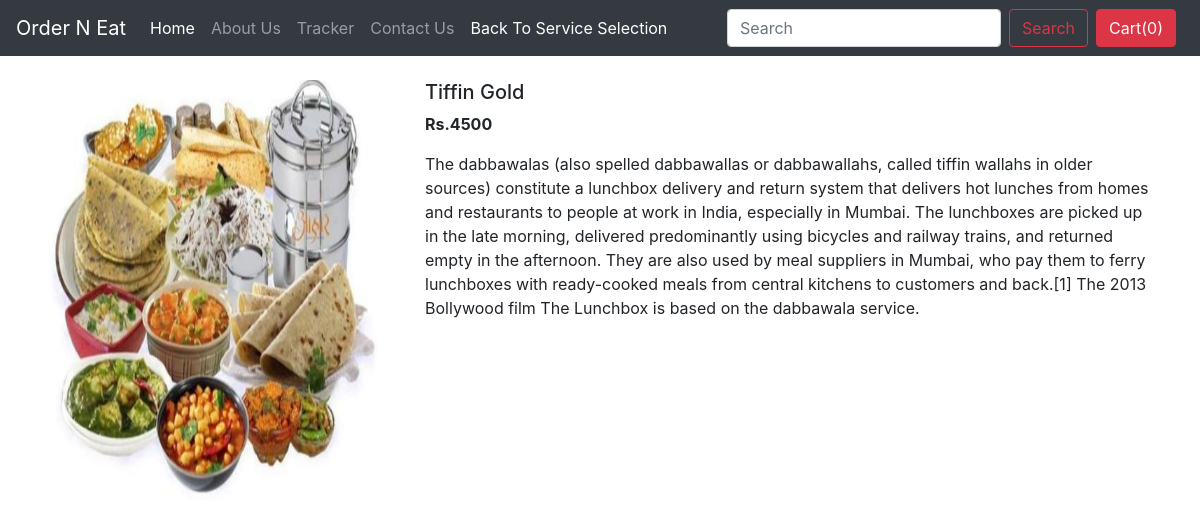
/shop/products/26, run on the app's committed database.
### shop/models.py (models this page shows, shortened)
class Product(models.Model):
    product_id = models.AutoField
    product_name = models.CharField(max_length=50)
    category = models.CharField(max_length=50, default="")
    subcategory = models.CharField(max_length=50, default="")
    price = models.IntegerField(default=0)
    desc = models.CharField(max_length=300)
    pub_date = models.DateField()
    image = models.ImageField(upload_to='shop/images', default="")

### shop/views.py (the view)
# urls.py: path("products/<int:myid>", views.productView, name="ProductView"),
def productView(request, myid):
    product = Product.objects.filter(id=myid)
    return render(request, 'shop/prodView.html', {'product':product[0]})

### shop/templates/shop/prodView.html (shortened to what this page needs)
{% extends 'shop/basic.html' %}
{% block body %}
<div class="container my-4">
    <div class="row">
    <div class="col-md-4">
    <div class="row">
        <img src="/media/{{product.image}}" width="350px" height="420px">
    </div>
    </div>
    <div class="col-md-8">
        <h5>{{product.product_name}}</h5>
        <p><b>Rs.{{product.price}} </b></p>
        <p>{{product.desc}}</p>
    </div>
    </div>
</div>
{% endblock %}

### data on the page
Product: image (picture), product_name "Tiffin Gold", price "4500", desc "The dabbawalas (also spelled dabbawallas or dabbawallahs, called tiffin wallahs in older sources) constitute a lunchbox delivery and return system that delivers hot lunches from homes and restaurants to people at work in India, especially in Mumbai. The lunchboxes are picked up in the late morning, delivered predominantly using bicycles and railway trains, and returned empty in the afternoon. They are also used by meal suppliers in Mumbai, who pay them to ferry lunchboxes with ready-cooked meals from central kitchens to customers and back.[1] The 2013 Bollywood film The Lunchbox is based on the dabbawala service."
